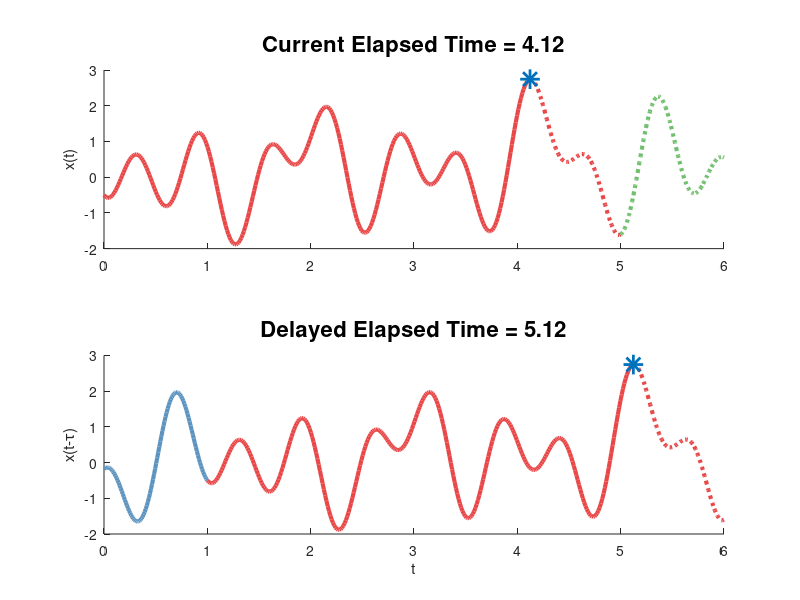
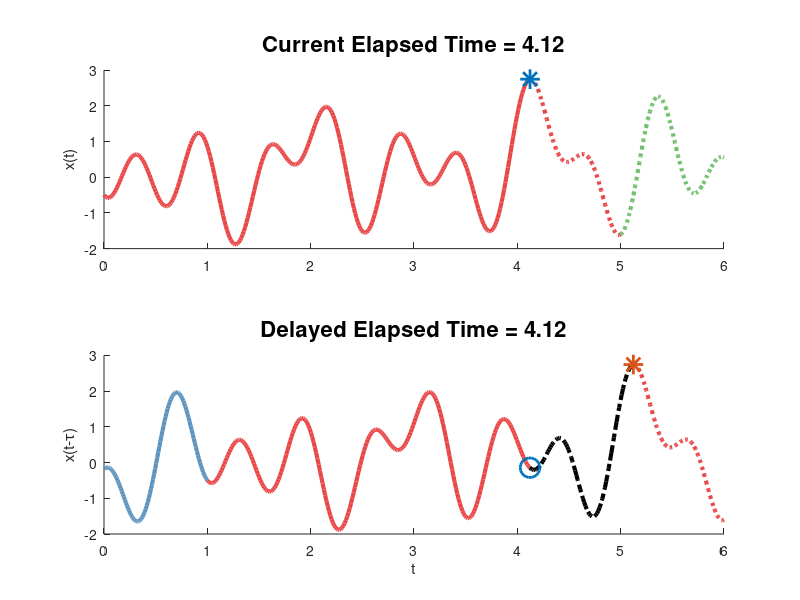
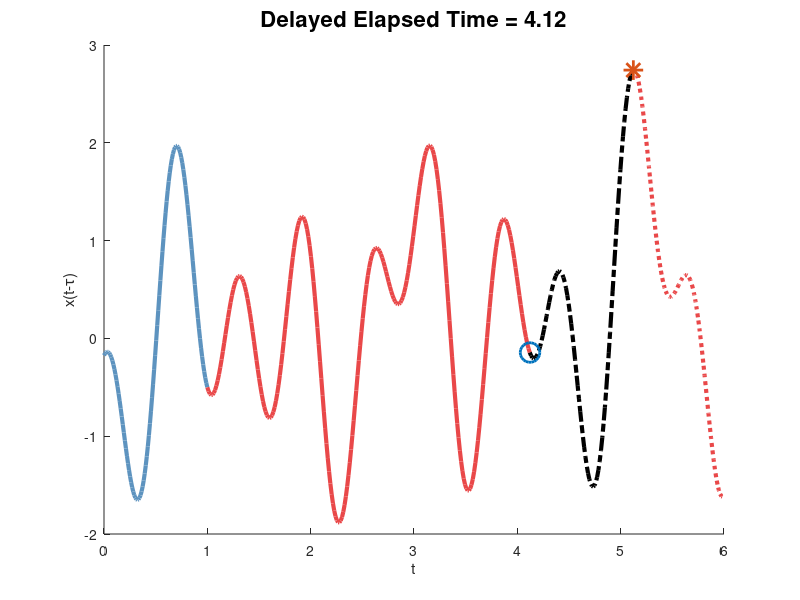

The MATLAB script that drew these images, in order:
%visualize component measures

%position of plot in monitor
% pos = [744   628   691   422];
pos = [744   590   824   460];
pos_half = [744   590   824   460/2];

%colors from linspecer
cn = [0.363921568627451,0.575529411764706,0.748392156862745];
cz = [0.915294117647059,0.281568627450980,0.287843137254902];
cp = [0.441568627450980,0.749019607843137,0.432156862745098];

T = 6;
tau = 1;
N = 400;

f = @(x) 1*(0.5 * cos(3*x) -  sin(5.5*x) + 0.3*sin(5*x) + sin(0.1*x) - cos(10*x));

%full time
t = linspace(0, T, N); 
x0 = f(t);
x1 = f(t - tau);

%components
tn = linspace(-tau, 0, N/4);
tz = linspace(0, T - tau, N);
tp = linspace(T-tau, T, N/4);

xn = f(tn);
xz = f(tz);
xp = f(tp);

%peak
%for this data, the maximum occurs in the 'z' [0, T-tau] = [0, 5] region

[xpeak, ipeak] = max(xz);
tpeak = tz(ipeak);


%% Plotting
FS = 16; %font size of titles


%% marginals plotted independently




%% Stacked Plot
fig = figure(4);
set(fig, 'position', pos);
clf
subplot(2, 1, 1)
hold on
plot(tz(1:ipeak), xz(1:ipeak), 'Color', cz, 'LineWidth', 3)
plot(tz(ipeak:end), xz(ipeak:end), ':', 'Color', cz, 'LineWidth', 3)
plot(tp, xp, ':', 'Color', cp, 'LineWidth', 3)
scatter(tpeak, xpeak, 200, '*k', 'LineWidth', 2)
ylabel('x(t)')
% xlabel('t')
title(['Current Elapsed Time = ', num2str(tpeak, 3)], 'FontSize', FS)

subplot(2, 1, 2)
hold on
plot(tn + tau, xn, 'Color', cn, 'LineWidth', 3)
plot(tz(1:ipeak) + tau, xz(1:ipeak), 'Color', cz, 'LineWidth', 3)
plot(tz(ipeak:end) + tau, xz(ipeak:end), ':', 'Color', cz, 'LineWidth', 3)
scatter(tpeak + tau, xpeak, 200, '*k', 'LineWidth', 2)
% title('Delayed Trajectory', 'FontSize', FS)
title(['Delayed Elapsed Time = ', num2str(tpeak + tau, 3)], 'FontSize', FS)
ylabel('x(t-\tau)')
xlabel('t')

%% with absolute continuity
fig = figure(5);
set(fig, 'position', pos);
clf
subplot(2, 1, 1)
hold on
plot(tz(1:ipeak), xz(1:ipeak), 'Color', cz, 'LineWidth', 3)
plot(tz(ipeak:end), xz(ipeak:end), ':', 'Color', cz, 'LineWidth', 3)
plot(tp, xp, ':', 'Color', cp, 'LineWidth', 3)
scatter(tpeak, xpeak, 200, '*k', 'LineWidth', 2)
ylabel('x(t)')
% xlabel('t')
title(['Current Elapsed Time = ', num2str(tpeak, 3)], 'FontSize', FS)


[~, ispeak] = min(abs(tz -(tpeak - tau)));
tspeak = tz(ispeak);
xspeak = xz(ispeak);

subplot(2, 1, 2)
hold on
plot(tn + tau, xn, 'Color', cn, 'LineWidth', 3)
plot(tz(1:ispeak) + tau, xz(1:ispeak), 'Color', cz, 'LineWidth', 3)
plot(tz(ispeak:ipeak) + tau, xz(ispeak:ipeak), '-.k', 'LineWidth', 3)
plot(tz(ipeak:end) + tau, xz(ipeak:end), ':', 'Color', cz, 'LineWidth', 3)
scatter(tpeak, xspeak, 200, 'ok', 'LineWidth', 2)
scatter(tpeak + tau, xpeak, 200, '*k', 'LineWidth', 2)
% title('Delayed Trajectory', 'FontSize', FS)
title(['Delayed Elapsed Time = ', num2str(tpeak , 3)], 'FontSize', FS)
ylabel('x(t-\tau)')
xlabel('t')

%% Abscont alone
fig = figure(6);
set(fig, 'position', pos_half);
clf
hold on
plot(tn + tau, xn, 'Color', cn, 'LineWidth', 3)
plot(tz(1:ispeak) + tau, xz(1:ispeak), 'Color', cz, 'LineWidth', 3)
plot(tz(ispeak:ipeak) + tau, xz(ispeak:ipeak), '-.k', 'LineWidth', 3)
plot(tz(ipeak:end) + tau, xz(ipeak:end), ':', 'Color', cz, 'LineWidth', 3)
scatter(tpeak, xspeak, 200, 'ok', 'LineWidth', 2)
scatter(tpeak + tau, xpeak, 200, '*k', 'LineWidth', 2)
% title('Delayed Trajectory', 'FontSize', FS)
title(['Delayed Elapsed Time = ', num2str(tpeak , 3)], 'FontSize', FS)
ylabel('x(t-\tau)')
xlabel('t')